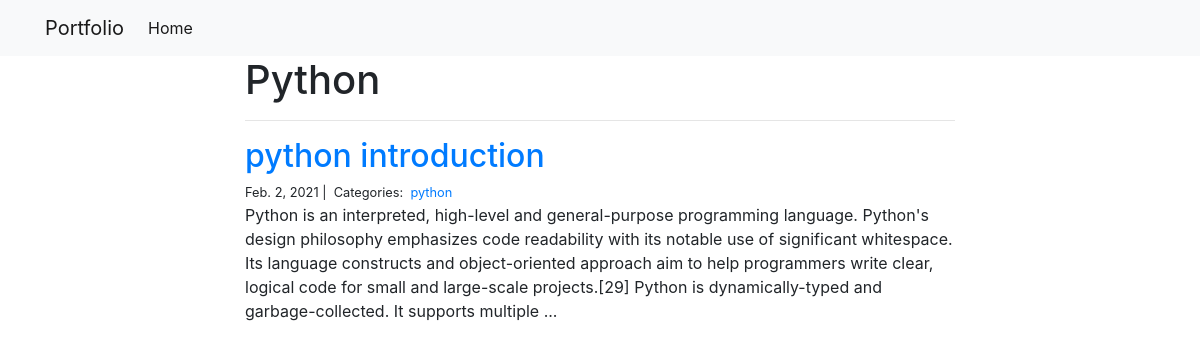
The app's page /blogapp/python/ with its own data.
### blogapp/models.py (models this page shows)
class Category(models.Model):
    name=models.CharField(max_length=30)

class Post(models.Model):
    title=models.CharField(max_length=255)
    body=models.TextField()
    created_on=models.DateTimeField(auto_now_add=True)
    last_modified=models.DateTimeField(auto_now=True)
    categories=models.ManyToManyField('category',related_name='posts')

### blogapp/views.py (the view)
# urls.py: path("<category>/",views.blog_category,name="blog_category")
def blog_category(request,category):
    posts=Post.objects.filter(categories__name__contains=category).order_by("-created_on")
    context={
        "category":category,
        "posts":posts
    }
    return render(request,"blog_category.html",context)

### templates/blog_category.html
{% extends "base.html" %}
{% block page_content %}
<div class="col-md-8 offset-md-2">
    <h1>{{ category | title }}</h1>
    <hr>
    {% for post in posts %}
        <h2><a href="{% url 'blog_detail' post.pk%}">{{ post.title }}</a></h2>
        <small>
            {{ post.created_on.date }} |&nbsp;
            Categories:&nbsp;
            {% for category in post.categories.all %}
            <a href="{% url 'blog_category' category.name %}">
                {{ category.name }}
            </a>&nbsp;
            {% endfor %}
        </small>
        <p>{{ post.body | slice:":400" }}...</p>
    {% endfor %}
</div>
{% endblock %}

### records on screen
Category: name "Python", name "python"
Post: title "python introduction", created_on "Feb. 2, 2021", body "Python is an interpreted, high-level and general-purpose programming language. Python's design philosophy emphasizes code readability with its notable use of significant whitespace. Its language constructs and object-oriented approach aim to help programmers write clear, logical code for small and large-scale projects.[29] Python is dynamically-typed and garbage-collected. It supports multiple"
